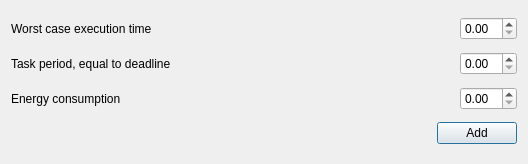
<?xml version="1.0" encoding="UTF-8"?>
<ui version="4.0">
 <class>DialogAddTask</class>
 <widget class="QDialog" name="DialogAddTask">
  <property name="geometry">
   <rect>
    <x>0</x>
    <y>0</y>
    <width>528</width>
    <height>164</height>
   </rect>
  </property>
  <property name="windowTitle">
   <string>Dialog</string>
  </property>
  <layout class="QVBoxLayout" name="verticalLayout">
   <item>
    <layout class="QHBoxLayout" name="horizontalLayout">
     <item>
      <widget class="QLabel" name="label">
       <property name="text">
        <string>Worst case execution time</string>
       </property>
       <property name="buddy">
        <cstring>doubleSpinBox_WCET</cstring>
       </property>
      </widget>
     </item>
     <item>
      <spacer name="horizontalSpacer">
       <property name="orientation">
        <enum>Qt::Horizontal</enum>
       </property>
       <property name="sizeHint" stdset="0">
        <size>
         <width>40</width>
         <height>20</height>
        </size>
       </property>
      </spacer>
     </item>
     <item>
      <widget class="QDoubleSpinBox" name="doubleSpinBox_WCET"/>
     </item>
    </layout>
   </item>
   <item>
    <layout class="QHBoxLayout" name="horizontalLayout_2">
     <item>
      <widget class="QLabel" name="label_2">
       <property name="text">
        <string>Task period, equal to deadline</string>
       </property>
       <property name="buddy">
        <cstring>doubleSpinBox_deadline</cstring>
       </property>
      </widget>
     </item>
     <item>
      <spacer name="horizontalSpacer_2">
       <property name="orientation">
        <enum>Qt::Horizontal</enum>
       </property>
       <property name="sizeHint" stdset="0">
        <size>
         <width>40</width>
         <height>20</height>
        </size>
       </property>
      </spacer>
     </item>
     <item>
      <widget class="QDoubleSpinBox" name="doubleSpinBox_deadline"/>
     </item>
    </layout>
   </item>
   <item>
    <layout class="QHBoxLayout" name="horizontalLayout_3">
     <item>
      <widget class="QLabel" name="label_3">
       <property name="text">
        <string>Energy consumption</string>
       </property>
       <property name="buddy">
        <cstring>doubleSpinBox_energy</cstring>
       </property>
      </widget>
     </item>
     <item>
      <spacer name="horizontalSpacer_3">
       <property name="orientation">
        <enum>Qt::Horizontal</enum>
       </property>
       <property name="sizeHint" stdset="0">
        <size>
         <width>40</width>
         <height>20</height>
        </size>
       </property>
      </spacer>
     </item>
     <item>
      <widget class="QDoubleSpinBox" name="doubleSpinBox_energy"/>
     </item>
    </layout>
   </item>
   <item>
    <layout class="QHBoxLayout" name="horizontalLayout_4">
     <item>
      <spacer name="horizontalSpacer_4">
       <property name="orientation">
        <enum>Qt::Horizontal</enum>
       </property>
       <property name="sizeHint" stdset="0">
        <size>
         <width>40</width>
         <height>20</height>
        </size>
       </property>
      </spacer>
     </item>
     <item>
      <widget class="QPushButton" name="pushButton_add">
       <property name="text">
        <string>Add</string>
       </property>
      </widget>
     </item>
    </layout>
   </item>
  </layout>
 </widget>
 <resources/>
 <connections>
  <connection>
   <sender>pushButton_add</sender>
   <signal>clicked()</signal>
   <receiver>DialogAddTask</receiver>
   <slot>reject()</slot>
   <hints>
    <hint type="sourcelabel">
     <x>491</x>
     <y>129</y>
    </hint>
    <hint type="destinationlabel">
     <x>335</x>
     <y>91</y>
    </hint>
   </hints>
  </connection>
 </connections>
</ui>
